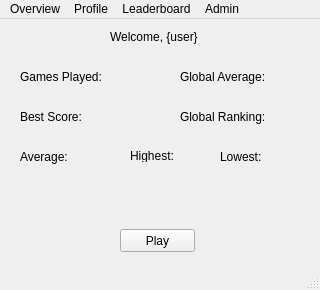
<?xml version="1.0" encoding="UTF-8"?>
<ui version="4.0">
 <class>MainWindow</class>
 <widget class="QMainWindow" name="MainWindow">
  <property name="geometry">
   <rect>
    <x>0</x>
    <y>0</y>
    <width>320</width>
    <height>290</height>
   </rect>
  </property>
  <property name="windowTitle">
   <string>MainWindow</string>
  </property>
  <widget class="QWidget" name="centralwidget">
   <widget class="QLabel" name="label">
    <property name="geometry">
     <rect>
      <x>110</x>
      <y>10</y>
      <width>171</width>
      <height>16</height>
     </rect>
    </property>
    <property name="text">
     <string>Welcome, {user}</string>
    </property>
   </widget>
   <widget class="QPushButton" name="pushButton">
    <property name="geometry">
     <rect>
      <x>120</x>
      <y>210</y>
      <width>75</width>
      <height>23</height>
     </rect>
    </property>
    <property name="text">
     <string>Play</string>
    </property>
   </widget>
   <widget class="QLabel" name="label_2">
    <property name="geometry">
     <rect>
      <x>20</x>
      <y>130</y>
      <width>61</width>
      <height>16</height>
     </rect>
    </property>
    <property name="text">
     <string>Average: </string>
    </property>
   </widget>
   <widget class="QLabel" name="label_3">
    <property name="geometry">
     <rect>
      <x>130</x>
      <y>130</y>
      <width>47</width>
      <height>13</height>
     </rect>
    </property>
    <property name="text">
     <string>Highest: </string>
    </property>
   </widget>
   <widget class="QLabel" name="label_4">
    <property name="geometry">
     <rect>
      <x>220</x>
      <y>130</y>
      <width>51</width>
      <height>16</height>
     </rect>
    </property>
    <property name="text">
     <string>Lowest:</string>
    </property>
   </widget>
   <widget class="QLabel" name="label_5">
    <property name="geometry">
     <rect>
      <x>20</x>
      <y>160</y>
      <width>271</width>
      <height>16</height>
     </rect>
    </property>
    <property name="text">
     <string/>
    </property>
   </widget>
   <widget class="QLabel" name="label_6">
    <property name="geometry">
     <rect>
      <x>20</x>
      <y>50</y>
      <width>101</width>
      <height>16</height>
     </rect>
    </property>
    <property name="text">
     <string>Games Played:</string>
    </property>
   </widget>
   <widget class="QLabel" name="label_7">
    <property name="geometry">
     <rect>
      <x>180</x>
      <y>50</y>
      <width>101</width>
      <height>16</height>
     </rect>
    </property>
    <property name="text">
     <string>Global Average: </string>
    </property>
   </widget>
   <widget class="QLabel" name="label_8">
    <property name="geometry">
     <rect>
      <x>20</x>
      <y>90</y>
      <width>61</width>
      <height>16</height>
     </rect>
    </property>
    <property name="text">
     <string>Best Score: </string>
    </property>
   </widget>
   <widget class="QLabel" name="label_9">
    <property name="geometry">
     <rect>
      <x>180</x>
      <y>90</y>
      <width>91</width>
      <height>16</height>
     </rect>
    </property>
    <property name="text">
     <string>Global Ranking:</string>
    </property>
   </widget>
  </widget>
  <widget class="QStatusBar" name="statusbar"/>
  <widget class="QMenuBar" name="menuBar">
   <property name="geometry">
    <rect>
     <x>0</x>
     <y>0</y>
     <width>320</width>
     <height>21</height>
    </rect>
   </property>
   <widget class="QMenu" name="menuOverview">
    <property name="title">
     <string>Overview</string>
    </property>
   </widget>
   <widget class="QMenu" name="menuProfile">
    <property name="title">
     <string>Profile</string>
    </property>
   </widget>
   <widget class="QMenu" name="menuLeaderboard">
    <property name="title">
     <string>Leaderboard</string>
    </property>
   </widget>
   <widget class="QMenu" name="menucontrol">
    <property name="title">
     <string>Admin</string>
    </property>
   </widget>
   <addaction name="menuOverview"/>
   <addaction name="menuProfile"/>
   <addaction name="menuLeaderboard"/>
   <addaction name="menucontrol"/>
  </widget>
 </widget>
 <resources/>
 <connections/>
</ui>
